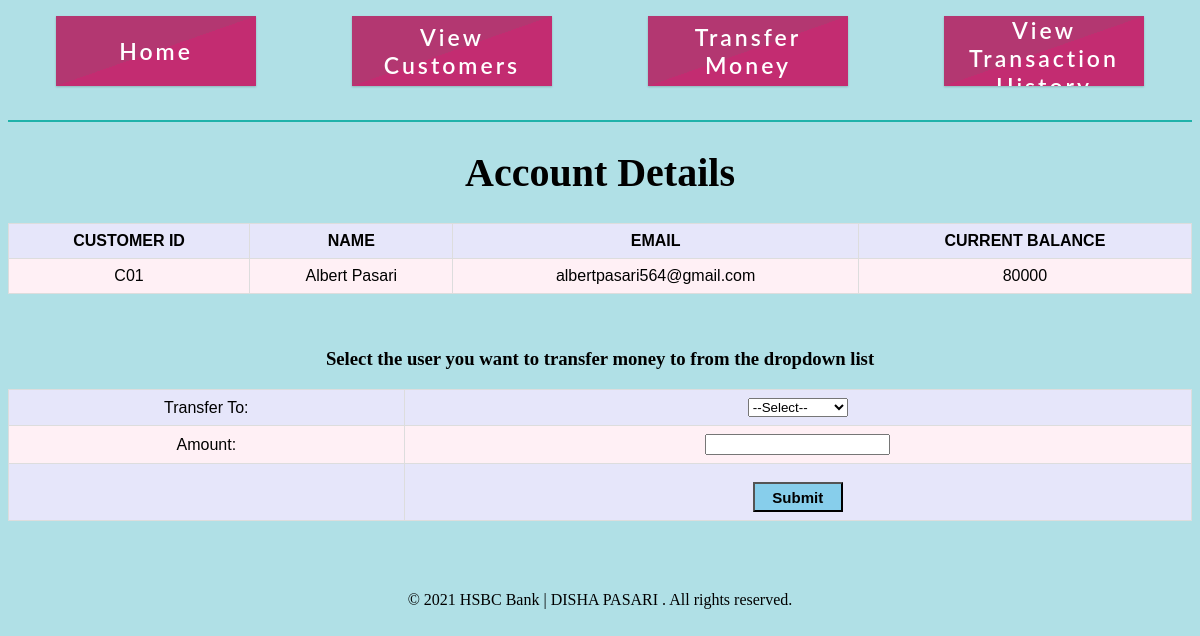
Page /transact.php?Name=Albert Pasari on the committed database.
### tables this page shows
CREATE TABLE `customers` (
  `C_ID` varchar(5) NOT NULL,
  `Name` varchar(30) NOT NULL,
  `Email` varchar(30) NOT NULL,
  `Balance` int(8) NOT NULL
);

### transact.php (the view, shortened to what this page needs)
<?php
	include 'connection.php';
	if(isset($_GET['Name'])){
		$Name=$_GET['Name'];
	}
	$q="select * from customers where Name='$Name'";
	$result=mysqli_query($con,$q);
?>
<html>
<head>
	<link rel = "stylesheet" type = "text/css" href = "Headerbutton.css">
</head>
<body style="background-color:powderblue;">
	<div align="center" style="top:0px">
		<table width="1316" align="center" class = "t">
			<tr>
            <td style = "text-align:center;border:0px"><a href="index.php" target="frame"> <button class = "btn2"> Home </button></td>
			<td style = "text-align:center;border:0px"><a href="Viewcust.php" target="frame"><button class = "btn2">View Customers</button></a></td>
			<td style = "text-align:center;border:0px"><a href="Transfermoney.php" target="frame"><button class = "btn2">Transfer Money</button></a></td>
			<td style = "text-align:center;border:0px"><a href="Transachistory.php" target="frame"><button class = "btn2">View Transaction History</button></a></td>
			</tr>
        </table>
<br>
<hr style="border: 1px solid lightseagreen">
	<div>
		<h1 align=center font-family=Arial>Account Details</h1>
		<table style="background-color: lavender;">
           <th>CUSTOMER ID</th>
           <th>NAME </th>
           <th>EMAIL</th>
		   <th>CURRENT BALANCE</th>
           <tr>
			<?php
				$row=mysqli_fetch_array($result);
			?>
			<td><?php echo  $row["C_ID"]; ?></td>
			<td><?php echo  $row["Name"]; ?></td>
			<td><?php echo  $row["Email"]; ?></td>
			<td><?php echo  $row["Balance"]; ?></td>
           </tr>
        </table>
	</div>
	<?php echo "<form method='post' action='transaction.php?Name=$Name'>"?>
<br><br>
	<h3 align=center font-family=Arial>Select the user you want to transfer money to from the dropdown list</h3>
	<table border="0px" style="background-color:lavender;">
		<tr>
		<td>Transfer To:</td>
		<td><select name="user">
			<option>--Select--</option>
            </select></td></tr>
			<tr><td>Amount:</td><td><input type="text" name="Amount"></td></tr>
			<tr><td></td><td><input type="submit" name="submit" value="Submit" align=center style="margin-top: 10px; width:6em; height:2em; font-size:15px; background-color: skyblue; font-weight: bold;"></td></tr>
	</table>
</form>
<br><br><br>
<div class="footer">
<center> <span style="font-family:verdana;">&copy;</span>  2021 HSBC Bank | DISHA PASARI . All rights reserved. </center>
</div>
</body>
</html>

### HeaderButton.css (style rules this page uses)
.btn2 { width:200px; height:70px; background: linear-gradient(to left top, #c32c71 50%, #b33771 50%); border-style: none; color:#fff; font-size: 23px; letter-spacing: 3px; font-family: 'Lato'; font-weight: 600; outline: none; cursor: pointer; position: relative; padding: 0px; overflow: hidden; transition: all .5s; box-shadow: 0px 1px 2px rgba(0,0,0,.2); }

### transact.php (style rules this page uses)
table { font-family: arial, sans-serif; border-collapse: collapse; width: 100%; }
h1 { font-family: Timesnewroman, Serif; font-size:40px; }
td, th { border: 1px solid #dddddd; text-align: center; padding: 8px; }
tr:nth-child(even) { background-color: lavenderblush; }

### rows in the picture
customers: C_ID "C01", Name "Albert Pasari", Email "albertpasari564@gmail.com", Balance "80000"
